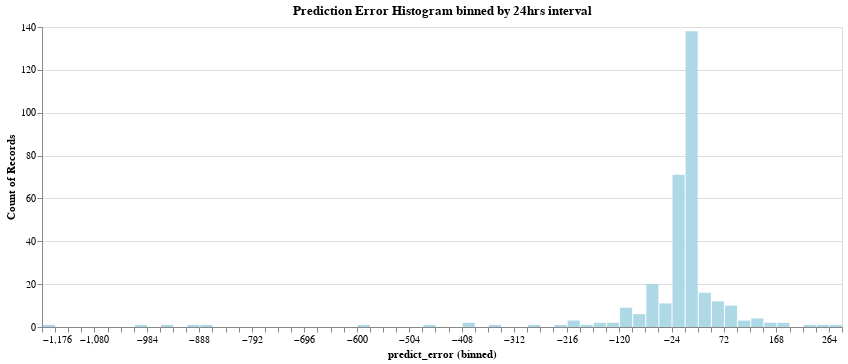

Notebook cell for this chart:
### Code cell
alt.Chart(data=df_test_result).mark_bar(color='lightblue').encode(
    #alt.X('dwell_in_hr:Q', bin=alt.Bin(binned=True)),
    x=alt.X('predict_error:Q', bin=alt.Bin(step=24)),
    #extent=[0, 500]
    y='count()'
).properties(
    width=800,
    height=300,
    title='Prediction Error Histogram binned by 24hrs interval'
)#.interactive()

### Figure 1 — Vega-Lite specification as saved in the notebook (floating-point values rounded to 4 significant figures; data arrays with more than 128 entries replaced by an {"elided": "..."} marker saying what was removed)
{"config": {"view": {"continuousWidth": 400, "continuousHeight": 300}}, "data": {"name": "data-1e334d9f8035577c8b0aa7697982bb7c"}, "mark": {"type": "bar", "color": "lightblue"}, "encoding": {"x": {"bin": {"step": 24}, "field": "predict_error", "type": "quantitative"}, "y": {"aggregate": "count", "type": "quantitative"}}, "height": 300, "title": "Prediction Error Histogram binned by 24hrs interval", "width": 800, "$schema": "https://vega.github.io/schema/vega-lite/v4.17.0.json", "datasets": {"data-1e334d9f8035577c8b0aa7697982bb7c": {"elided": "327 records"}}}
